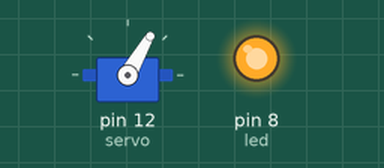
Recording of a sketch running on a simulated Arduino Uno, built with avr-gcc and run on an emulated ATmega328P. On the bench: servo, output pins drawn as LEDs (lit = HIGH).

Above: at 0.05 s.
Timing chart, 0 to 3.0 s (numbered marks = the images above):
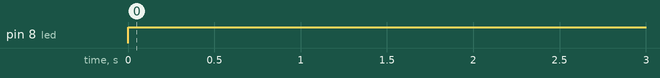

Measured:
- by itself, pin 8 (led): LOW → HIGH at 0.00 s

The sketch:

servo_posicaounica.ino
```cpp
#include <Servo.h>

Servo servo;

int led = 8;

void setup() {
  servo.attach(12);
  pinMode(led, OUTPUT);
}

void loop() {

 servo.write(60);
 digitalWrite(led, HIGH);
 delay(2000);
 digitalWrite(led, LOW);
 servo.write(30);


}
```
